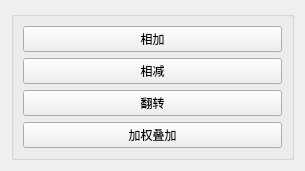
        <widget class="QWidget" name="page_7">
         <property name="geometry">
          <rect>
           <x>0</x>
           <y>0</y>
           <width>305</width>
           <height>159</height>
          </rect>
         </property>
         <attribute name="label">
          <string>图像运算</string>
         </attribute>
         <layout class="QVBoxLayout" name="verticalLayout_16">
          <item>
           <widget class="QGroupBox" name="groupBox_10">
            <property name="title">
             <string/>
            </property>
            <layout class="QVBoxLayout" name="verticalLayout_17">
             <item>
              <widget class="QPushButton" name="pushButton_16">
               <property name="text">
                <string>相加</string>
               </property>
              </widget>
             </item>
             <item>
              <widget class="QPushButton" name="pushButton_17">
               <property name="text">
                <string>相减</string>
               </property>
              </widget>
             </item>
             <item>
              <widget class="QPushButton" name="pushButton_18">
               <property name="text">
                <string>翻转</string>
               </property>
              </widget>
             </item>
             <item>
              <widget class="QPushButton" name="pushButton_19">
               <property name="text">
                <string>加权叠加</string>
               </property>
              </widget>
             </item>
            </layout>
           </widget>
          </item>
         </layout>
        </widget>
